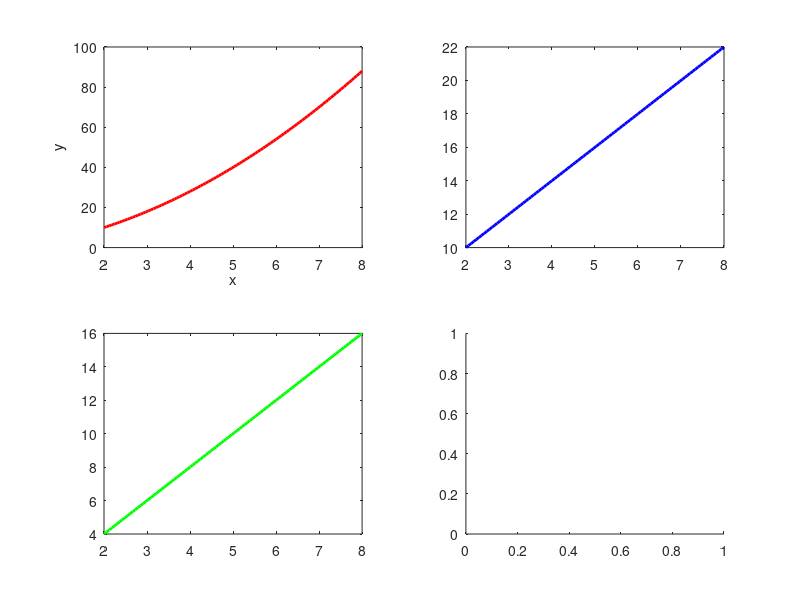

Source code (MATLAB): (Note: this script raises an error after producing the figure.)
x = linspace(2, 8);
f1 = x.^2+3*x;
f2 = x*2+6;
f3 = x*2;
F4 = x-5*3;

subplot(2, 2, 1)
plot(x , f1, 'r', 'linewidth',2)
xlabel('x')
ylabel('y')
subplot(2, 2, 2)
plot(x, f2, 'b','linewidth',2)
subplot(2, 2, 3)
plot(x,f3, 'g','linewidth',2)
subplot(2, 2, 4)
plot(x,f4, 'm','linewidth',2)